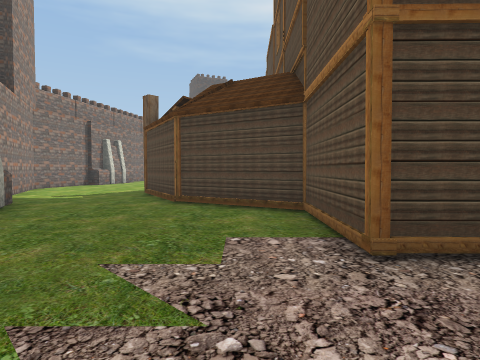
[1] (above)

12 first-person views from a walk through a 3-D level made in the Unity game engine. The camera is 1.5 m above the floor, tilts 2° down and sees 75° across. The floor is counted in squares, 2 m on a side. Each view is taken from the middle of a square. On the plan, view 1 faces up. The plan holds only what a view shows up to about 10 squares ahead; the rest is blank. The place goes on beyond the plan. Some trees and plants on the terrain are drawn as simple stand-ins. The player is left out. Some animated figures are not drawn.

[2]
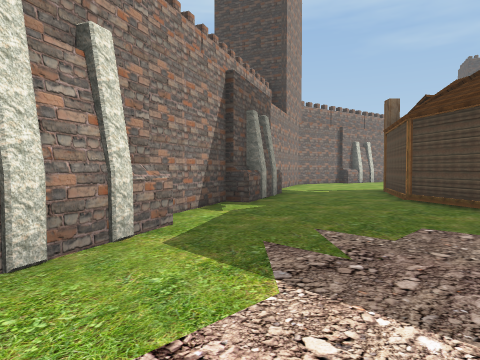

[3]
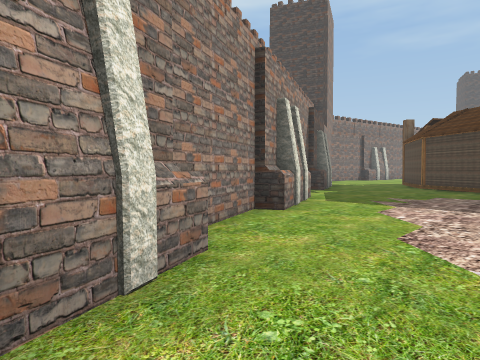

[4]
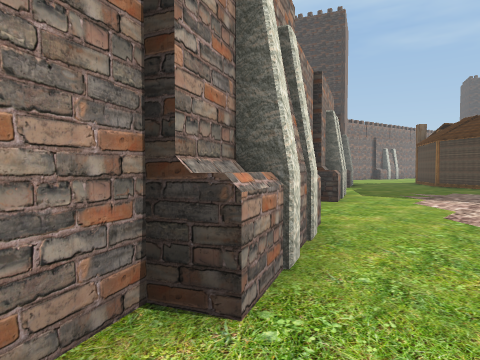

[5]
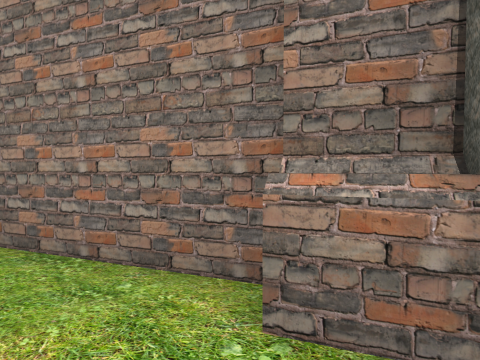

[6]
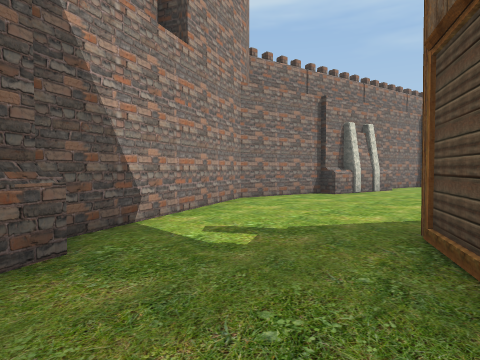

[7]
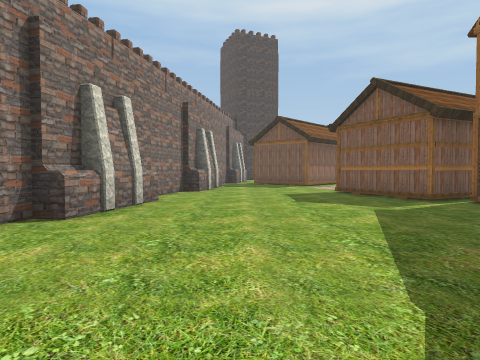

[8]
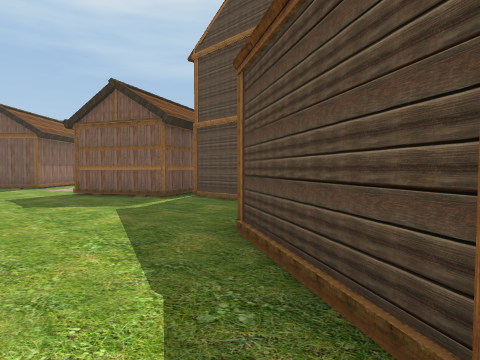

[9]
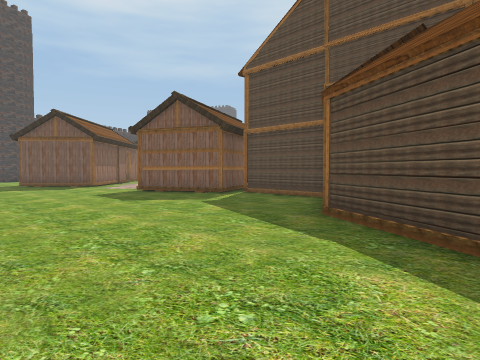

[10]
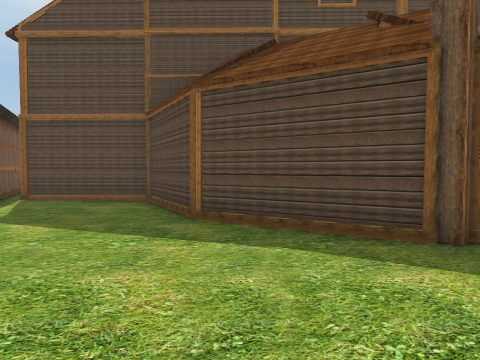

[11]
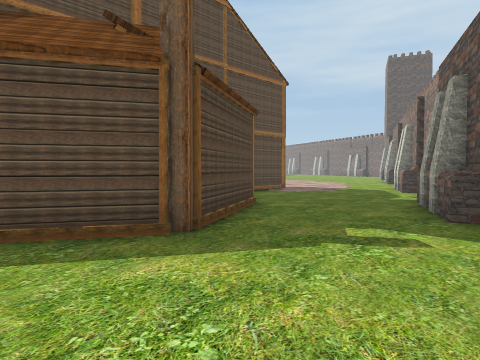

[12]
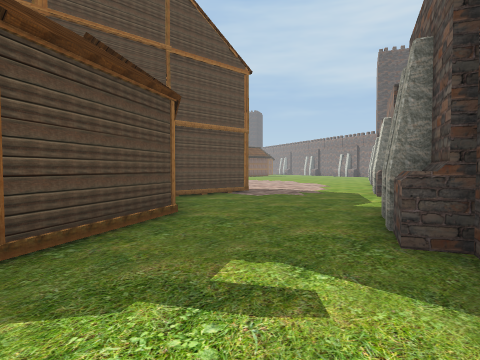

### Floor plan
Key: @ floor where view 1 was taken; # wall or solid block; . floor; ^ raised ledge; T tower; C column; H house.
Columns run from 8 left of view 1 to 2 right of it. Each row starts with its distance up from view 1.
 20   #....H
 19   #.....H
 18   ......HHH
 17   ^......#
 16  #.......#
 15 ##.......#
 14 #.......##
 13 #......##
 12 #.....##
 11 #....##
 10  T...C#
  9  #...##
  8  ##...#
  7   ##..###
  6    #... ##
  5    ##....#
  4     #....#
  3     #....##
  2     #......
  1     ##....
  0      ##.@.
 -1       #...
 -2       #....
 -3       #....
 -4       ###..
 -5         #..
 -6         #..
 -7         ##.
 -8         ##.
 -9          #.
-10          ##

Where each view was taken, in squares from view 1:
view 1: 0 up, 0 right, facing up
view 2: 1 down, 1 right, facing up-left
view 3: 6 down, 2 right, facing up-left
view 4: 8 down, 2 right, facing up-left
view 5: 6 down, 2 right, facing down-left
view 6: 6 up, 2 left, facing up-left
view 7: 10 up, 4 left, facing up
view 8: 10 up, 4 left, facing up-right
view 9: 10 up, 6 left, facing up-right
view 10: 12 up, 6 left, facing right
view 11: 12 up, 6 left, facing down-right
view 12: 10 up, 6 left, facing down-right
